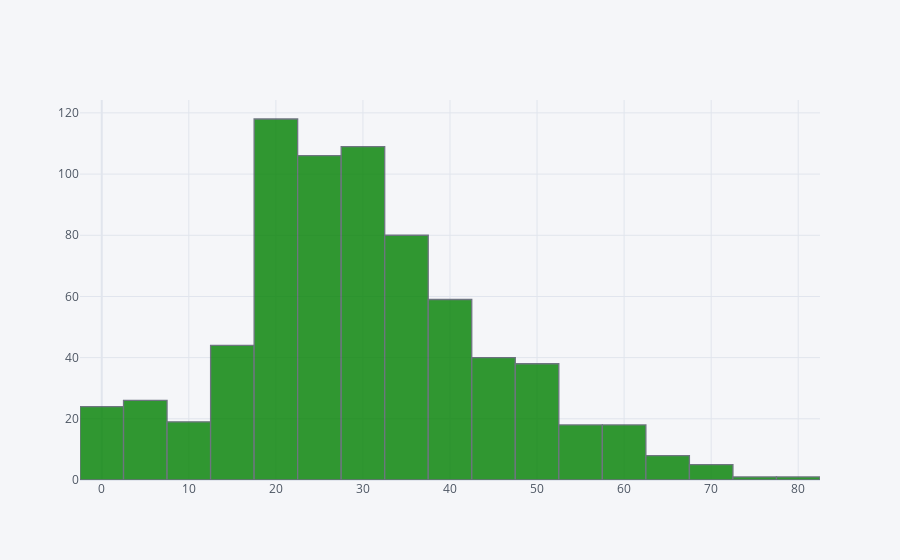

Notebook cell for this chart:
### Code cell
df['Age'].iplot(kind='hist',bins=30,color='green')

### Figure 1 — Plotly figure (JSON) as saved in the notebook; plotly's stock layout.template omitted (floating-point values rounded to 4 significant figures; data arrays with more than 128 entries replaced by an {"elided": "..."} marker saying what was removed)
{"data": [{"opacity": 0.8, "name": "Age", "histnorm": "", "nbinsx": 30, "histfunc": "count", "marker": {"color": "rgba(0, 128, 0, 1.0)", "line": {"color": "#4D5663", "width": 1.3}}, "x": {"elided": "891 float values"}, "type": "histogram", "orientation": "v"}], "layout": {"xaxis": {"tickfont": {"color": "#4D5663"}, "zerolinecolor": "#E1E5ED", "title": {"text": "", "font": {"color": "#4D5663"}}, "gridcolor": "#E1E5ED", "showgrid": true}, "title": {"font": {"color": "#4D5663"}}, "paper_bgcolor": "#F5F6F9", "plot_bgcolor": "#F5F6F9", "yaxis": {"tickfont": {"color": "#4D5663"}, "zerolinecolor": "#E1E5ED", "title": {"text": "", "font": {"color": "#4D5663"}}, "gridcolor": "#E1E5ED", "showgrid": true}, "barmode": "overlay", "legend": {"bgcolor": "#F5F6F9", "font": {"color": "#4D5663"}}}}
